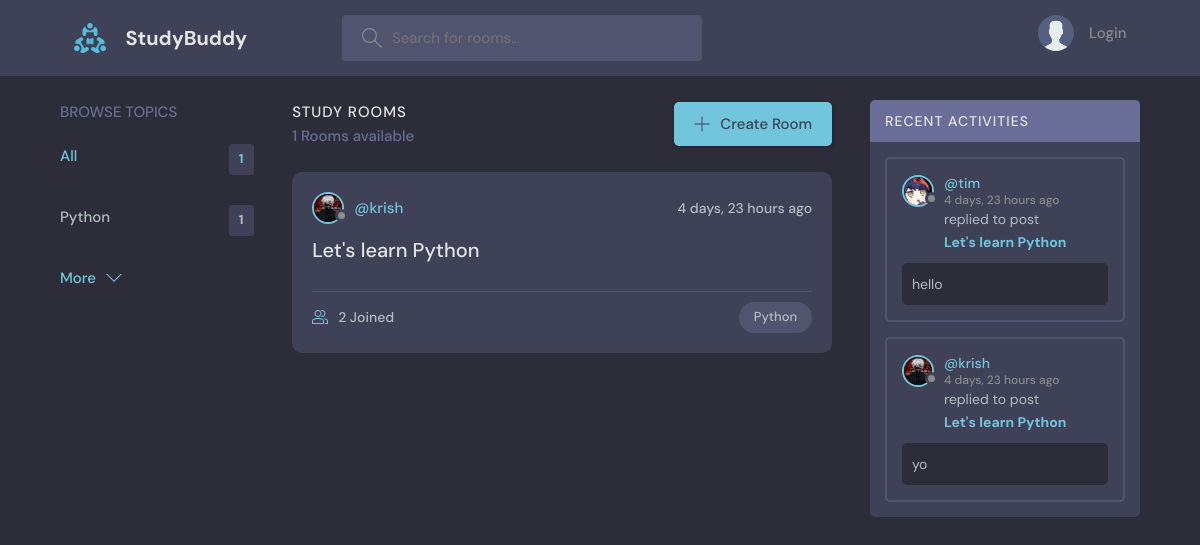
The page / on the database its author committed.
### base/models.py (models this page shows, shortened)
class Topic(models.Model):
    name = models.CharField(max_length=200)

class Room(models.Model):
    host = models.ForeignKey(User, on_delete=models.SET_NULL, null=True)
    topic = models.ForeignKey(Topic, on_delete=models.SET_NULL, null=True)
    name = models.CharField(max_length=200)
    description = models.CharField(max_length=5000)
    participants = models.ManyToManyField(User, related_name='participants', blank=True)
    updated = models.DateTimeField(auto_now=True)
    created = models.DateTimeField(auto_now_add=True)
    class Meta:
        ordering = ['-updated', '-created']
    def __str__(self):
        return self.name

class User(AbstractUser):
    name = models.CharField(max_length=200, null=True)
    email = models.EmailField(unique=True, null=True)
    bio = models.TextField(null=True)
    avatar = models.ImageField(null=True, default="avatar.svg")
    USERNAME_FIELD = 'email'
    REQUIRED_FIELDS = []

class Message(models.Model):
    user = models.ForeignKey(User, on_delete=models.CASCADE)
    room = models.ForeignKey(Room, on_delete=models.CASCADE)
    body = models.TextField()
    updated = models.DateTimeField(auto_now=True)
    created = models.DateTimeField(auto_now_add=True)
    class Meta:
        ordering = ['-updated', '-created']

### base/views.py (the view)
# urls.py: path('', views.home, name="home"),
def home(request):
    q = request.GET.get('q') if request.GET.get('q') != None else ''
    rooms = Room.objects.filter(
        Q(topic__name__icontains=q) |
        Q(name__icontains=q) |
        Q(description__icontains=q)
    )
    topics = Topic.objects.all()[0:5]
    recent_messages = Message.objects.filter(Q(room__topic__name__icontains=q))
    room_count = rooms.count()
    context = {'rooms': rooms, "topics":topics, "room_count":room_count,
                'recent_messages':recent_messages}
    return render(request, "base/home.html", context)

### base/templates/base/home.html (shortened to what this page needs)
{% extends 'main.html' %}
{% block content %}
    <main class="layout layout--3">
      <div class="container">
        {% include 'base/topics_component.html' %}
        <div class="roomList">
          <div class="roomList__header">
            <div>
              <h2>Study Rooms</h2>
              <p>{{room_count}} Rooms available</p>
            </div>
            <a class="btn btn--main" href="{% url 'create-room' %}">
              <svg version="1.1" xmlns="http://www.w3.org/2000/svg" width="32" height="32" viewBox="0 0 32 32">
                <title>add</title>
                <path
                  d="M16.943 0.943h-1.885v14.115h-14.115v1.885h14.115v14.115h1.885v-14.115h14.115v-1.885h-14.115v-14.115z"
                ></path>
              </svg>
              Create Room
            </a>
          </div>
          {% include 'base/feed_component.html' %}
        </div>
        {% include 'base/activity_component.html' %}
      </div>
    </main>
    {% endblock content %}

### base/templates/base/topics_component.html
<div class="topics">
  <div class="topics__header">
    <h2>Browse Topics</h2>
  </div>
  <ul class="topics__list">
    <li>
      <a href="/" class="active">All <span>{{topics.count}}</span></a>
    </li>
    {% for topic in topics %}
    <li>
        <div>
          <a href="{% url 'home' %}?q={{topic.name}}">{{ topic.name }}<span>{{ topic.room_set.all.count }}</span></a>
        </div>
    </li>
        {% endfor %}
  </ul>
  <a class="btn btn--link" href="{% url 'topics' %}">
    More
    <svg version="1.1" xmlns="http://www.w3.org/2000/svg" width="32" height="32" viewBox="0 0 32 32">
      <title>chevron-down</title>
      <path d="M16 21l-13-13h-3l16 16 16-16h-3l-13 13z"></path>
    </svg>
  </a>
</div>

### base/templates/base/feed_component.html (shortened to what this page needs)
{% for room in rooms %}
<div class="roomListRoom">
  <div class="roomListRoom__header">
    <a href="{% url 'user-profile' room.host.id %}" class="roomListRoom__author">
      <div class="avatar avatar--small">
        <img src="{{room.host.avatar.url}}" />
      </div>
      <span>@{{room.host.username}}</span>
    </a>
    <div class="roomListRoom__actions">
      <span>{{room.created | timesince}} ago</span>
    </div>
  </div>
  <div class="roomListRoom__content">
    <a href="{% url 'room' room.id %}">{{room.name}}</a>
  </div>
  <div class="roomListRoom__meta">
    <a href="{% url 'room' room.id %}" class="roomListRoom__joined">
      {{room.participants.all.count}} Joined
    </a>
    <p class="roomListRoom__topic">{{room.topic.name}}</p>
  </div>
</div>
{% endfor %}

### base/templates/base/activity_component.html (shortened to what this page needs)
<div class="activities">
    <div class="activities__header">
      <h2>Recent Activities</h2>
    </div>
    {% for message in recent_messages %}
    <div class="activities__box">
      <div class="activities__boxHeader roomListRoom__header">
        <a href="{% url 'user-profile' message.user.id %}" class="roomListRoom__author">
          <div class="avatar avatar--small">
            <img src="{{message.user.avatar.url}}" />
          </div>
          <p>
            @{{message.user.username}}
            <span> {{message.created | timesince }} ago</span>
          </p>
        </a>
      </div>
        <div class="activities__boxContent">
          <p>replied to post <b><a href="{% url 'room' message.room.id  %}">{{message.room}}</a></b></p>
          <div class="activities__boxRoomContent">
            {{message.body}}
          </div>
        </div>
    </div>
    {% endfor %}
  </div>

### rows shown on the page
Topic: name "Python", room_set.all.count "1"
Room: host.avatar (picture), host.username "krish", created "4 days, 23 hours", name "Let's learn Python", participants.all.count "2", topic.name "Python"
Message: user.avatar (picture), user.username "tim", created "4 days, 23 hours", room "Let's learn Python", body "hello"
Message: user.avatar (picture), user.username "krish", created "4 days, 23 hours", room "Let's learn Python", body "yo"

### other values the page prints
{{ topics.count }} "1"
{{ room_count }} "1"
